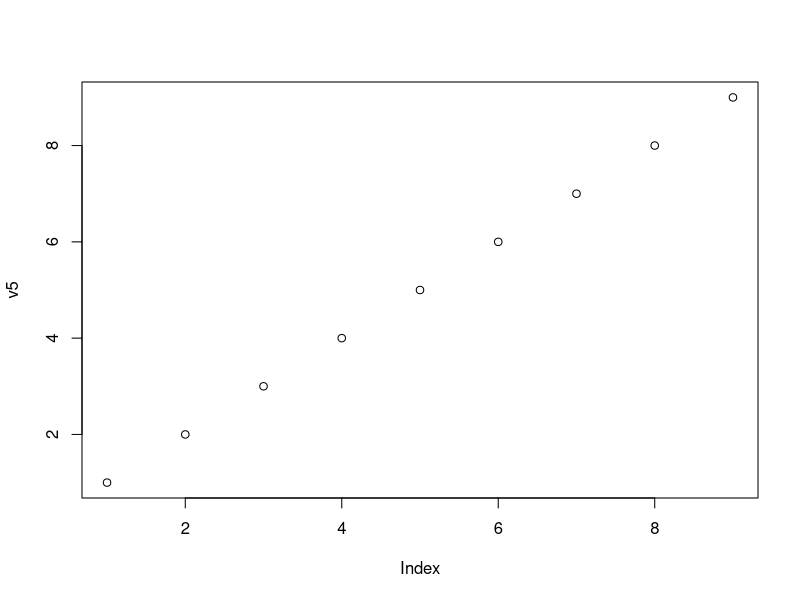

This figure's R source:
## ---- chunk 1
31 + 3
15 - 3 + 7
13 * 2 - 6 / 2
13 * ( 2 - 6 ) / 2 # 괄호 활용
8 %/% 2 # 8나누기 2의 몫
11 %% 3 # 11나누기 3의 나머지
n <- 21 %% 4 # 연산결과를 변수에 할당
print(n)
## ---- chunk 2
log(2) #로그
log(exp(1)) #로그와 자연상수
sqrt(4) #루트
4^5 #제곱
4**5 #제곱
round(9.13) #반올림
ceiling(1.41) #올림
floor(1.95) #내림
pi #원주율
## ---- chunk 3
v1 <- 3 # v1 변수에 3을 할당
v2 <- c(4,5) # 4와5를 combine
v3 <- 3:11 # from 3 by 11
v4 <- c(v1,v2,v3) # v1, v2, v3을 combine
print(v1)
print(v2)
print(v3)
print(v4)
## ---- chunk 4
(1+2+3+4+5+6+7+8+9) / 9
sum(1,2,3,4,5,6,7,8,9) / 9 #sum: 더하기 함수
v5 <- 1:9
sum(v5) / length(v5) #length: 벡터의 길이를 출력하는 함수
mean(v5)
## ---- chunk 5
mean(v5) #평균
var(v5) #분산
sd(v5) #표준편차
median(v5) #중앙값
max(v5) #최댓값
min(v5) #최솟값
v6 <- 1:10
median(v6)
## ---- chunk 6
myEmail <- "yny0506@naver.com"
birthday <- c("1994년" , "5월" , "6일")
birthday2 <- paste("1994년" , "5월" , "6일")
birthday3 <- paste0("1994년" , "5월" , "6일")

print(myEmail)
print(birthday)
print(birthday2)
print(birthday3)
## ---- chunk 7
mean(v5) ; sd(v5) ; plot(v5) #한줄에 3개 명령문 실행
## ---- chunk 8
myEmail ; birthday #print 명령문 없이, 변수명만 실행해도 출력가능
## ---- chunk 9
getwd() # 작업 폴더 확인
#setwd("c:/data") # 작업 폴더 변경  #setwd함수는 작업용 기본 디렉토리 설정
getwd()
## ---- chunk 10
# Numeric : 숫자 데이터 인식. 정수,실수 등
num <- 3 ; class(num)
numVec <- c(1,2,3) ; class(numVec)
# Complex : 복소수 a+bi
comp <- 2 + 3i ; class(comp)
compVec <- c(2 + 3i, 4 + 5i, 6 + 7i) ; class(compVec)
# Character : 글자와 문장 데이터 인식. 특수기호 포함
char <- "a" ; class(char)
charVec <- c("a","b","c") ; class(charVec)
#Logical : 참,거짓(True or False)의 논리판단
logic1 <- TRUE ; class(logic1)
logic2 <- T ; class(logic2)
logic3 <- FALSE ; class(logic3)
logic4 <- F ; class(logic4)
## ---- chunk 11
comp + num
comp - num
comp * num
comp / num
comp * 1i
log(comp)
sqrt(comp)
## ---- chunk 12
vec1 = c(2,4,1,3,4,5,1,2,3,5)
vec2 = c(4,5,2,3,8,3,4,1,5,2)

vec1 + vec2
vec1 - vec2
vec1 * vec2
vec1 / vec2
vec1 > vec2
vec1 >= vec2
12 + vec1
12 / vec1
## ---- chunk 13
# 문자 및 문장으로 이루어진 데이터 종류 (특수문자 포함)
# Vector 에 문자와 숫자가 함께 입력되면 숫자도 문자로 취급
# ""(쌍따옴표)로 데이터 입력

char1 <- "a" ; class(char1)
char2 <- "character" ; class(char2)
char3 <- "year: 2018" ; class(char3)
char4 <- "3" ; class(char4)
## ---- chunk 14
# 논리형 데이터(Logical Data)는 참/거짓의 두가지만 존재함

logic1 <- 4>5 ; logic1 ; class(logic1)
logic2 <- 7>2 ; logic2 ; class(logic2)
logic3 <- 1:9 ; logic3 ; class(logic3)
logic4 <- c(T,F,F,T,F,T,F,T,T,F) ; logic4 ; class(logic4)
# logical data의 연산
# T or TRUE 는 1로 계산
# F or FALSE 는 0으로 계산
T + T
TRUE * FALSE
sum(T, T, F, T, F)
## ---- chunk 15
# NA : 결측값, 데이터가 없는 경우
# NaN : 불가능한 값(e.g., 10/0)
# +/- Inf : +/-로 무한대 값
-Inf * 3
## ---- chunk 16
# 1부터 9까지 1간격으로 증가하며 수열생성
1:9
# 1부터 9까지 1간격으로 증가하며 수열생성
seq(from=1, to=9, by=1)
# 1부터 9까지 3간격으로 증가하며 수열생성
seq(from=1, to=9, by=3)
# 1부터 9까지 3간격으로 증가하며 수열생성
seq(1, 9, 3)
#1부터 9까지 3등분 하는 수열 생성
seq(1,9,length.out=3)
## ---- chunk 17
rep(c(1,2,3), each=4) # c(1,2,3)을 각각 4번 반복하기
rep(c(1,2,3), time=4) # c(1,2,3)을 4회 반복하기
rep(c(1,2,3), each=4, time=4) # c(1,2,3)을 각각 4번씩 4회 반복하기
## ---- chunk 18
a = 1:9 ; a
a[1] #a 의 첫번째 데이터
a[1:4] #a 의 첫번째부터 네번째까지 순차적으로 데이터 불러오기
a[c(1,2,5)] #a 의 1,2,5 번째 데이터 불러오기
a[c(-2:-4)] #a 의 2번째부터 4번째까지 데이터를 제외한 나머지
a[a > mean(a)] #a 에서 a의 평균보다 큰 데이터만 불러오기
a[a == mean(a)] #a 에서 a의 평균과 같은 데이터만 불러오기
a[a < mean(a)] = 1 ; a #a 에서 평균보다 작은 값 바꾸기
append(a,10) ; a # a 에 10을 추가
append(a,10,2) ; a # a 에 10을 추가 하되 두번째자리 뒤에 추가
sort(a,decreasing=T) # a 를 내림차순으로 정렬
sort(a,decreasing=F) # a 를 오름차순으로 정렬
order(a,decreasing = T) # a 를 오름차순으로 정렬(벡터의 첨자를 정렬)
order(a,decreasing = F) # a 를 내림차순으로 정렬(벡터의 첨자를 정렬)
## ---- chunk 19
a # 변수
mean(a) # 평균
var(a) # 분산
sd(a) # 표준편차
summary(a) # 통계적 요약
## ---- chunk 20
object.size(a)
length(a) #a 의 길이 세기
nchar("alphago") #문자의 길이 세기
length("alphago")
letters[1:5] #문자열 만들기
names(a) = c("c1", "c2", "c3", "c4", "c5", "c6") ; a #원소에 이름붙이기, 이름 안붙은 원소는 <NA> 처리
## ---- chunk 21
sqrt(25) * log(exp(10)) / round(3.8) # 루트 함수 sqrt(), 로그 함수 log() 와 반올림 함수 round()를 사용
log10(1000000) * (round(8.2) + sqrt(49) - round(5.9)) # 루트 함수 sqrt(), 로그 함수 log() 와 반올림 함수 round()를 사용하여 계산식 만듦
## ---- chunk 22
a <- c(13,24,45,2,45,12,15,6,89,4) # a 변수에 10개의 숫자를 할당 
mean(a) # 평균
sd(a) # 표준편차
median(a) # 중앙값
## ---- chunk 23
getwd() # getwd() 함수를 사용하여 현재 작업폴더 확인
#setwd("c:/R_programming") # setwd() 함수를 사용하여 작업폴더 변경 #변경할 폴더 R_programming이 없어서 "#setwd("c:/R_programming")"으로 표현
getwd()
## ---- chunk 24
num <- seq(from=0, to=100, by=2);num # 0부터 100까지 2간격으로 증가하며 수열생성
## ---- chunk 25
length(num) # num의 길이 세기
## ---- chunk 26
append(num,10000,26) ; num # num에 10000을 추가 하되 num의 평균값 바로 뒤 순서에 추가
## ---- chunk 27
num[num > mean(num)] #num 에서 num의 평균값보다 큰 데이터만 불러오기
## ---- chunk 28
sort(num,decreasing=T) #num을 내림차순으로 정렬 
num1 <- num # num1에 입력
## ---- chunk 29
day <- c("월요일", "화요일", "수요일", "목요일", "금요일", "토요일", "일요일") # 요일벡터를 정함 
day <- as.numeric(factor(day, level=c("월요일", "화요일", "수요일", "목요일", "금요일", "토요일", "일요일"))) # 요일을 각각 1~7로 만듦.
day
names(day) <- c("평일", "평일", "평일", "평일", "평일", "주말", "주말") # 숫자로 된 요일벡터에 "평일" 또는 "주말" 이름 붙이기
day
## ---- chunk 30
prices <- seq(from=2018-03-01, to=2018-03-06, by=0000-00-01)
## ---- chunk 31
((11905000-11905000)/11900500)*100 # 수익률=((금일의 종가-전일의 종가)/전일의 종가)*100
((11973000-11905000)/11905000)*100
((12190000-11973000)/11973000)*100
((12700000-12190000)/12190000)*100
((12303000-12700000)/12700000)*100
((12604000-12303000)/12303000)*100
## ---- chunk 32
returns <- c(0, 0.5711886, 1.812411, 4.183757, -3.125984, 2.446558) #구한 값을 returns란 변수에 저장
print(returns) # 출력 
## ---- chunk 33
names(returns) <- "yyyy-mm-dd" #각각의 원소에 "yyyy-mm-dd"형식으로 이름 붙이기
yyyy <- seq(from=2018, to=2018, by=0) #yyyy는 2018로 바뀌지 않음 
mm <- seq(from=03, to=03, by=0) #mm은 03으로 바뀌지 않음 
dd <- seq(from=01, to=06, by=1) #dd는 1씩 증가 
print(returns)
## ---- chunk 34
mean(returns) #평균
## ---- chunk 35
var(returns) #분산 
## ---- chunk 36
returns[returns < mean(returns)] #returns 에서 returns의 평균보다 작은 데이터만 불러오기
## ---- chunk 37
sort(returns,decreasing=F) # 수익률을 오름차순으로 정렬
returns[c(1)] #1번째(최소 수익률) 값 출력
returns[c(6)] #6번째(최대 수익률) 값 출력 
